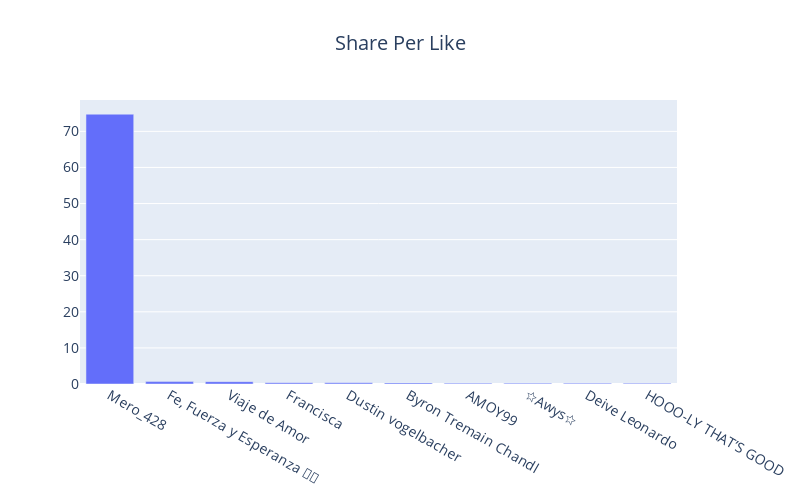

Here is the notebook cell this chart was saved with:
### Code cell
trace = go.Bar( x = shares_per_like.Title,
              y = shares_per_like.shares_per_like)

layout = go.Layout(title= go.layout.Title(text = "Share Per Like", x = 0.5), font = dict(size = 14), width = 800, height = 500,)
data = [trace]
fig = go.Figure(data = data, layout = layout)
py.iplot(fig)

### Figure 1 — Plotly figure (JSON) as saved in the notebook; plotly's stock layout.template omitted (floating-point values rounded to 4 significant figures)
{"data": [{"type": "bar", "x": ["Mero_428", "Fe, Fuerza y Esperanza 🙏🏻", "Viaje de Amor", "Francisca", "Dustin vogelbacher", "Byron Tremain Chandl", "AMOY99", "☆Awys☆", "Deive Leonardo", "HOOO-LY THAT’S GOOD"], "y": [74.75, 0.662, 0.6412, 0.343, 0.3359, 0.3028, 0.2424, 0.2383, 0.2284, 0.207]}], "layout": {"font": {"size": 14}, "height": 500, "title": {"text": "Share Per Like", "x": 0.5}, "width": 800}}
